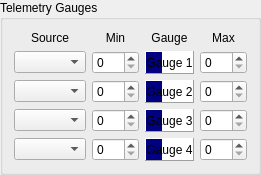
          <widget class="QGroupBox" name="groupBox_4">
           <property name="sizePolicy">
            <sizepolicy hsizetype="Expanding" vsizetype="Preferred">
             <horstretch>0</horstretch>
             <verstretch>0</verstretch>
            </sizepolicy>
           </property>
           <property name="title">
            <string>Telemetry Gauges</string>
           </property>
           <layout class="QGridLayout" name="gridLayout_32" columnstretch="0,0,1,0">
            <item row="1" column="2">
             <widget class="QLabel" name="label_53">
              <property name="autoFillBackground">
               <bool>false</bool>
              </property>
              <property name="styleSheet">
               <string notr="true">Background:qlineargradient(spread:pad, x1:0, y1:0, x2:1, y2:0, stop:0 rgba(0, 0, 128, 255), stop:0.339795 rgba(0, 0, 128, 255), stop:0.339799 rgba(255, 255, 255, 255), stop:0.662444 rgba(255, 255, 255, 255),)
</string>
              </property>
              <property name="frameShape">
               <enum>QFrame::Panel</enum>
              </property>
              <property name="frameShadow">
               <enum>QFrame::Raised</enum>
              </property>
              <property name="text">
               <string>Gauge 1</string>
              </property>
              <property name="alignment">
               <set>Qt::AlignCenter</set>
              </property>
             </widget>
            </item>
            <item row="2" column="2">
             <widget class="QLabel" name="label_58">
              <property name="autoFillBackground">
               <bool>false</bool>
              </property>
              <property name="styleSheet">
               <string notr="true">Background:qlineargradient(spread:pad, x1:0, y1:0, x2:1, y2:0, stop:0 rgba(0, 0, 128, 255), stop:0.339795 rgba(0, 0, 128, 255), stop:0.339799 rgba(255, 255, 255, 255), stop:0.662444 rgba(255, 255, 255, 255),)
</string>
              </property>
              <property name="frameShape">
               <enum>QFrame::Panel</enum>
              </property>
              <property name="frameShadow">
               <enum>QFrame::Raised</enum>
              </property>
              <property name="text">
               <string>Gauge 2</string>
              </property>
              <property name="alignment">
               <set>Qt::AlignCenter</set>
              </property>
             </widget>
            </item>
            <item row="3" column="2">
             <widget class="QLabel" name="label_59">
              <property name="autoFillBackground">
               <bool>false</bool>
              </property>
              <property name="styleSheet">
               <string notr="true">Background:qlineargradient(spread:pad, x1:0, y1:0, x2:1, y2:0, stop:0 rgba(0, 0, 128, 255), stop:0.339795 rgba(0, 0, 128, 255), stop:0.339799 rgba(255, 255, 255, 255), stop:0.662444 rgba(255, 255, 255, 255),)
</string>
              </property>
              <property name="frameShape">
               <enum>QFrame::Panel</enum>
              </property>
              <property name="frameShadow">
               <enum>QFrame::Raised</enum>
              </property>
              <property name="text">
               <string>Gauge 3</string>
              </property>
              <property name="alignment">
               <set>Qt::AlignCenter</set>
              </property>
             </widget>
            </item>
            <item row="4" column="2">
             <widget class="QLabel" name="label_60">
              <property name="autoFillBackground">
               <bool>false</bool>
              </property>
              <property name="styleSheet">
               <string notr="true">Background:qlineargradient(spread:pad, x1:0, y1:0, x2:1, y2:0, stop:0 rgba(0, 0, 128, 255), stop:0.339795 rgba(0, 0, 128, 255), stop:0.339799 rgba(255, 255, 255, 255), stop:0.662444 rgba(255, 255, 255, 255),)
</string>
              </property>
              <property name="frameShape">
               <enum>QFrame::Panel</enum>
              </property>
              <property name="frameShadow">
               <enum>QFrame::Raised</enum>
              </property>
              <property name="text">
               <string>Gauge 4</string>
              </property>
              <property name="alignment">
               <set>Qt::AlignCenter</set>
              </property>
             </widget>
            </item>
            <item row="1" column="0">
             <widget class="QComboBox" name="telBarCB_1"/>
            </item>
            <item row="2" column="0">
             <widget class="QComboBox" name="telBarCB_2"/>
            </item>
            <item row="3" column="0">
             <widget class="QComboBox" name="telBarCB_3"/>
            </item>
            <item row="4" column="0">
             <widget class="QComboBox" name="telBarCB_4"/>
            </item>
            <item row="0" column="0">
             <widget class="QLabel" name="label_265">
              <property name="text">
               <string>Source</string>
              </property>
              <property name="alignment">
               <set>Qt::AlignCenter</set>
              </property>
             </widget>
            </item>
            <item row="0" column="1">
             <widget class="QLabel" name="label_266">
              <property name="text">
               <string>Min</string>
              </property>
              <property name="alignment">
               <set>Qt::AlignCenter</set>
              </property>
             </widget>
            </item>
            <item row="0" column="2">
             <widget class="QLabel" name="label_267">
              <property name="text">
               <string>Gauge</string>
              </property>
              <property name="alignment">
               <set>Qt::AlignCenter</set>
              </property>
             </widget>
            </item>
            <item row="0" column="3">
             <widget class="QLabel" name="label_268">
              <property name="text">
               <string>Max</string>
              </property>
              <property name="alignment">
               <set>Qt::AlignCenter</set>
              </property>
             </widget>
            </item>
            <item row="1" column="1">
             <widget class="QDoubleSpinBox" name="telMinSB_1">
              <property name="decimals">
               <number>0</number>
              </property>
             </widget>
            </item>
            <item row="4" column="3">
             <widget class="QDoubleSpinBox" name="telMaxSB_4">
              <property name="decimals">
               <number>0</number>
              </property>
             </widget>
            </item>
            <item row="3" column="3">
             <widget class="QDoubleSpinBox" name="telMaxSB_3">
              <property name="decimals">
               <number>0</number>
              </property>
             </widget>
            </item>
            <item row="2" column="3">
             <widget class="QDoubleSpinBox" name="telMaxSB_2">
              <property name="decimals">
               <number>0</number>
              </property>
             </widget>
            </item>
            <item row="1" column="3">
             <widget class="QDoubleSpinBox" name="telMaxSB_1">
              <property name="decimals">
               <number>0</number>
              </property>
             </widget>
            </item>
            <item row="4" column="1">
             <widget class="QDoubleSpinBox" name="telMinSB_4">
              <property name="decimals">
               <number>0</number>
              </property>
             </widget>
            </item>
            <item row="3" column="1">
             <widget class="QDoubleSpinBox" name="telMinSB_3">
              <property name="decimals">
               <number>0</number>
              </property>
             </widget>
            </item>
            <item row="2" column="1">
             <widget class="QDoubleSpinBox" name="telMinSB_2">
              <property name="decimals">
               <number>0</number>
              </property>
             </widget>
            </item>
           </layout>
          </widget>
